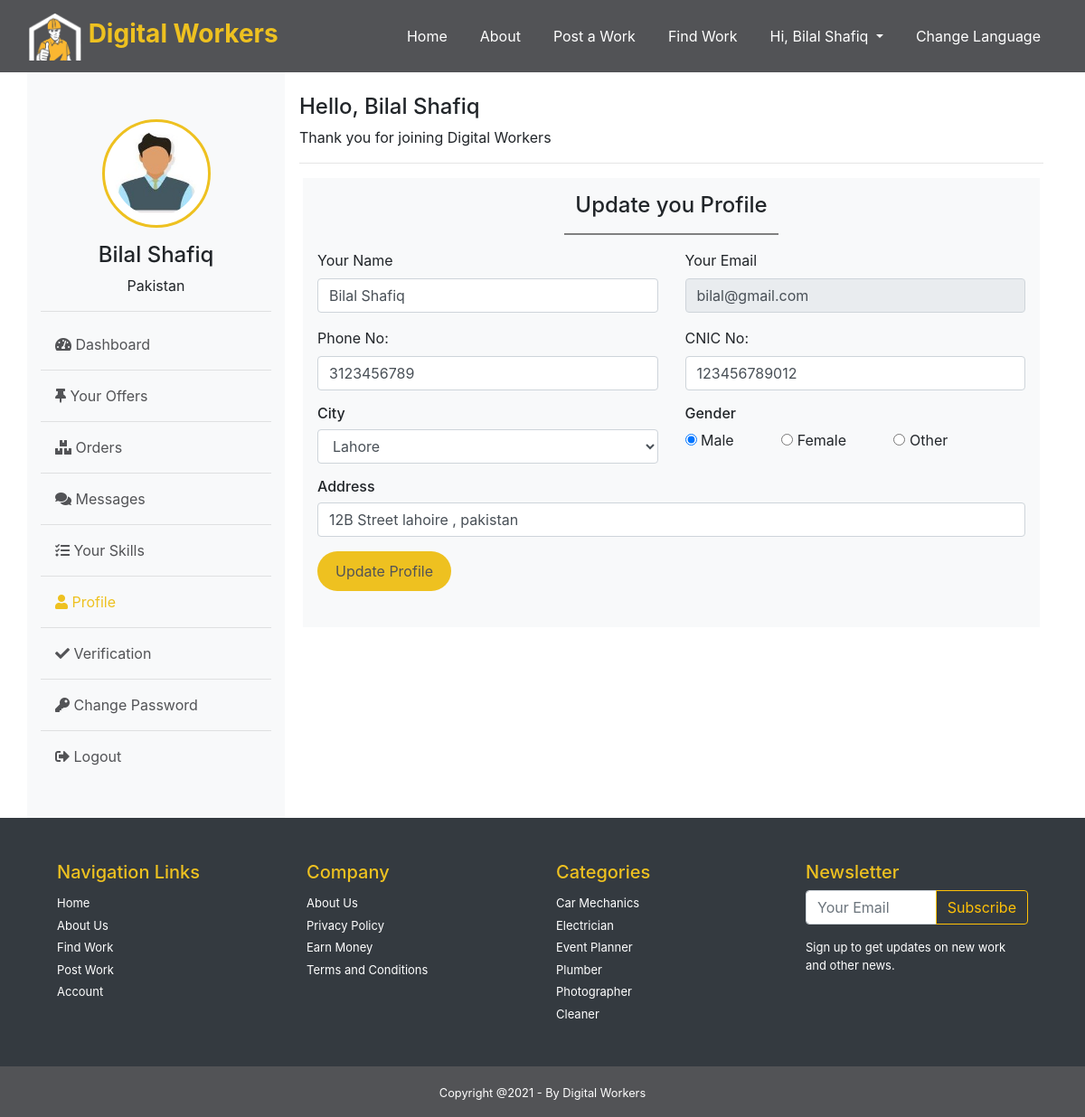
/worker/profile (signed in), run on an earlier commit of the app's database.
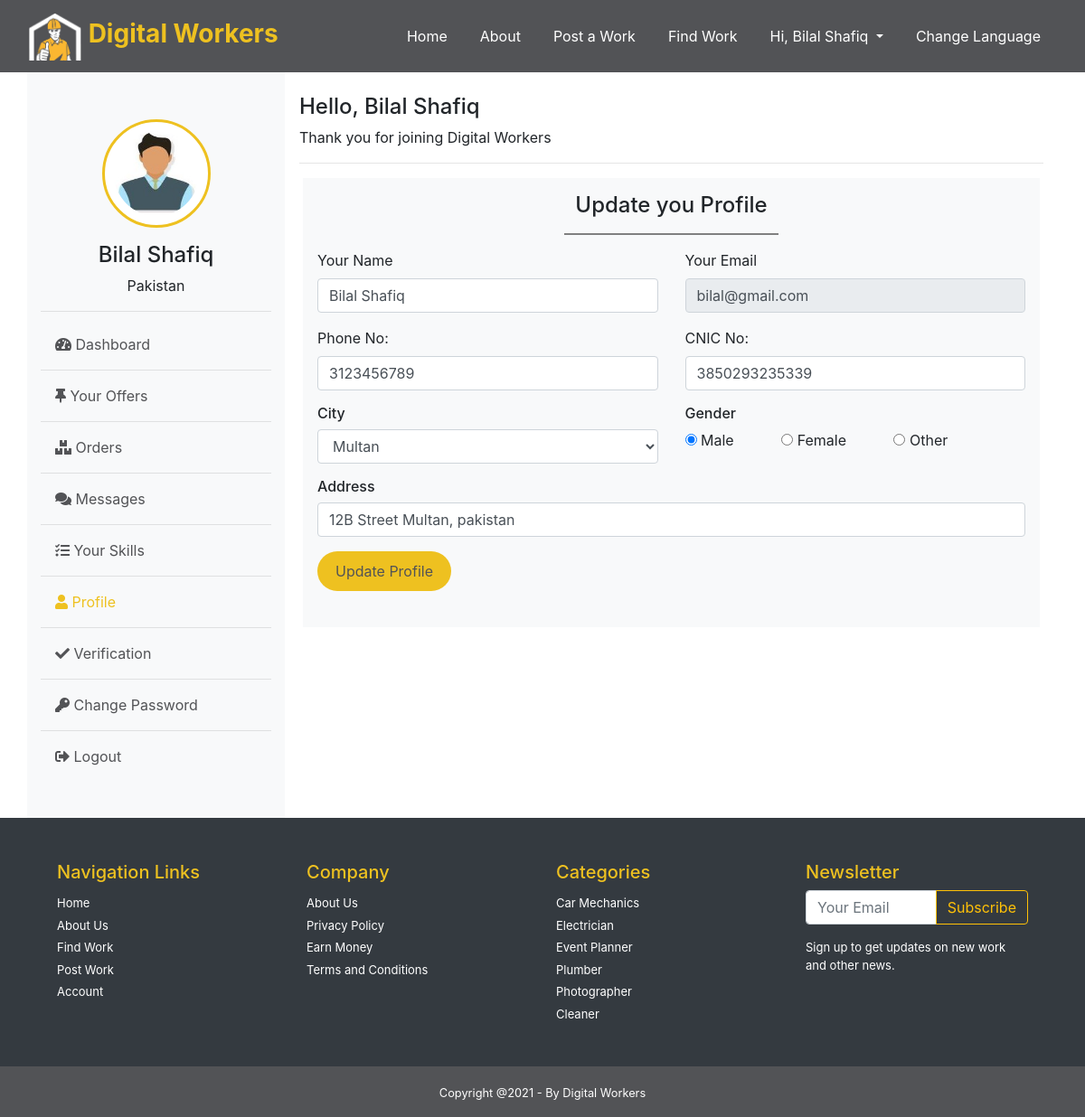
And on a later commit of the database.
### Worker/models.py (models this page shows, shortened)
class Worker(models.Model):
    id = models.BigAutoField(primary_key=True)
    user = models.ForeignKey(settings.AUTH_USER_MODEL, on_delete=models.CASCADE, null=True)
    phoneno = models.IntegerField( null=True)
    cnic = models.IntegerField( null=True)
    gender = models.CharField(max_length=60, null=True)
    city = models.CharField(max_length=60, null=True)
    address = models.CharField(max_length=120, null=True)
    skills = models.TextField()
    cnic_back_pic = models.ImageField(null=True, upload_to="uploads/")
    cnic_front_pic = models.ImageField(null=True, upload_to="uploads/")
    is_verified=models.BooleanField(default=False)

### Middlewares/auth_worker.py (the view)
    def middleware(request):
        if not request.user.is_authenticated:
            messages.error(request, 'You need to login as Worker!')
            return redirect('login')
        elif request.user.role != 'worker':
            messages.error(request, 'You need to login as Worker!')
            return redirect('login')
        response = get_response(request)
        return response

### Middlewares/auth_worker.py (called while the page is built)
def auth_middleware(get_response):
    def middleware(request):
        if not request.user.is_authenticated:
            messages.error(request, 'You need to login as Worker!')
            return redirect('login')
        elif request.user.role != 'worker':
            messages.error(request, 'You need to login as Worker!')
            return redirect('login')
        response = get_response(request)
        return response
    return middleware

### Worker/views.py (called while the page is built, shortened)
@auth_middleware
def profile(request):
    context={
        "worker":Worker.objects.get(user=request.user)
    }
    return render(request,"Worker/profile.html", context)

### templates/Worker/profile.html (shortened to what this page needs)
{% extends 'Worker/layout.html' %}
{% block profile %}active{% endblock profile %}
{% load static %}
{% block body %}
<div class="box m-1 bg-light p-3">
    <h4 class="text-center">Update you Profile</h4>
    <hr class="text-center"style="width: 30%; border:1px solid gray">
   <form action="{% url 'worker_profile' %}" method="post">
       <div class="row">
           <div class="col-md-6">
            <label for="">Your Name</label>
            <input type="text" name="name" value="{{request.user.name}}" class="form-control">
           </div>
           <div class="col-md-6 ">
            <label for="">Your Email</label>
            <input type="text" name="email" readonly value="{{request.user.email}}" class="form-control">
           </div>
           <div class="col-md-6 mt-3">
            <label for="">Phone No:</label>
            <input type="text" name="phoneno" value="{{worker.phoneno}}" class="form-control">
           </div>
           <div class="col-md-6 mt-3">
            <label for="">CNIC No:</label>
            <input type="text" name="cnic" value="{{worker.cnic}}" class="form-control">
           </div>
           <div class='col-md-6 mt-3'>
            <h6>City</h6>
            <select name="city" id="" class="form-control">
              <option value="Lahore" {% if worker.city == 'Lahore' %}selected{% endif %}>Lahore </option>
              <option value="Multan" {% if worker.city == 'Multan' %}selected{% endif %}>Multan </option>
            </select>
          </div>
          <div class='col-md-6 mt-3'>
            <h6>Gender</h6>
            <span class="mr-5"> <input type="radio" name="gender" value="male" {% if worker.gender == 'male' %}checked{% endif %} id=""> Male</span>
            <span class="mr-5"> <input type="radio" name="gender" value="female"{% if worker.gender == 'female' %}checked{% endif %} id=""> Female</span>
            <span class="mr-5"> <input type="radio" name="gender" value="other" {% if worker.gender == 'other' %}checked{% endif %}id=""> Other</span>
          </div>
          <div class='col-md-12 mt-3'>
            <h6>Address</h6>
            <input type="text" name="address" value="{{worker.address}}" class="form-control"id="">
          </div>
          <div class='col-md-12 mt-3'>
            <input type="submit" name="submit" value="Update Profile" class="text-center btn-yellow"id="">
          </div>
       </div> <br>
   </form>
</div>
{% endblock body %}

What changed in the data, as far as the page shows it:
changed Worker: cnic "123456789012" → "3850293235339"; city "Lahore" → "Multan"; address "12B Street lahoire , pakistan" → "12B Street Multan, pakistan"
